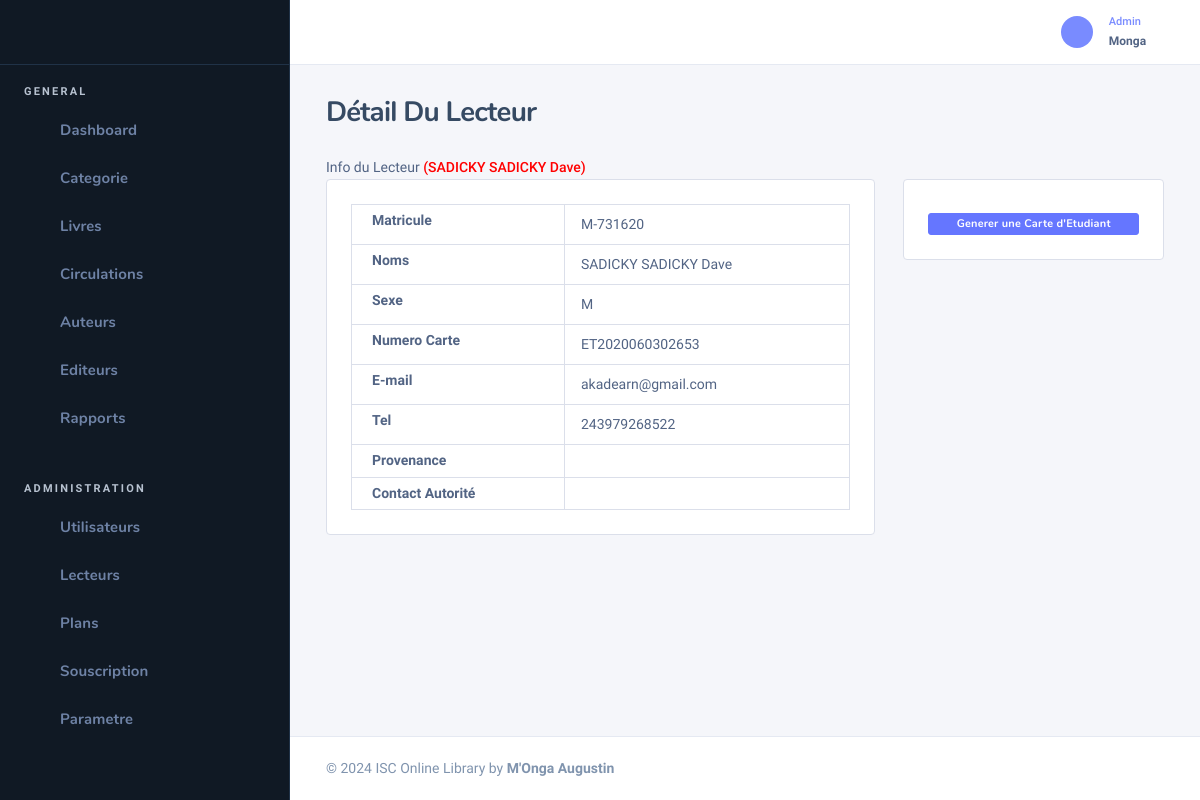
Screenshot of /index.php?p=detailL&id=1 (signed in) with the database file from the repository.
### tables this page shows
CREATE TABLE `tbl_members` (
  `id_member` int(11) NOT NULL,
  `nom` varchar(100) DEFAULT NULL,
  `postnom` varchar(100) DEFAULT NULL,
  `prenom` varchar(100) DEFAULT NULL,
  `sexe` enum('M','F') DEFAULT NULL,
  `card_number` varchar(100) DEFAULT NULL,
  `type` enum('I','E') DEFAULT NULL,
  `provenance` varchar(100) DEFAULT NULL,
  `contact_autorite` varchar(100) DEFAULT NULL,
  `matricule` varchar(100) DEFAULT NULL,
  `email` varchar(100) DEFAULT NULL,
  `adresse` varchar(100) DEFAULT NULL,
  `tel` varchar(50) NOT NULL,
  `code` varchar(150) NOT NULL,
  `verified_at` datetime DEFAULT NULL,
  `photo` varchar(150) NOT NULL,
  `statut` enum('0','1') NOT NULL,
  `classe_id` int(11) DEFAULT 0,
  `promotion` varchar(150) NOT NULL,
  `fonction` varchar(120) NOT NULL,
  `ville` varchar(150) NOT NULL
);

### Models/Admin/member.class.php (called while the page is built, shortened)
<?php
class Member
{
    public function getMemberId($id)
    {
        $db = getConnection();
        $statement = $db->prepare("SELECT * FROM tbl_members WHERE id_member = ?");
        $statement->execute([$id]);
        $tbP = $statement->fetchObject();
        return $tbP;
    }
}

### Vues/Admin/detailL.php (the view, shortened to what this page needs)
<div class="panel-heading">
  Info du Lecteur <strong style="color:red">(<?php echo  $data->nom.' '.$data->prenom.' '.$data->postnom; ?>)</strong>
</div>
<div class="row-fluid">
  <div class="row">
    <div class="col-md-8">
      <div class="card card-bordered card-preview">
        <div class="card-inner">
        <table class="table table-bordered">
                <tr>
                    <th>Matricule</th>
                    <td><?=$data->matricule?></td>
                </tr>
                <tr>
                    <th>Noms</th>
                    <td><?=$data->nom?> <?=$data->prenom?> <?=$data->postnom?></td>
                </tr>
                <tr>
                    <th>Sexe</th>
                    <td><?=$data->sexe?></td>
                </tr>
                <tr>
                    <th>Numero Carte</th>
                    <td><?=$data->card_number?></td>
                </tr>
                <tr>
                    <th>E-mail</th>
                    <td><?=$data->email?></td>
                </tr>
                <tr>
                    <th>Tel</th>
                    <td><?=$data->tel?></td>
                </tr>
                <tr>
                    <th>Provenance</th>
                    <td><?=$data->provenance?></td>
                </tr>
                <tr>
                    <th>Contact Autorité</th>
                    <td><?=$data->contact_autorite?></td>
                </tr>
            </table>
        </div>
      </div>
    </div>
    <div class="col-md-4">
      <div class="card card-bordered card-preview">
        <div class="card-inner">
                    <a class="btn btn-primary btn-xs btn-block" href="Public/script/generate.php?id=<?= $data->id_member  ?>">Generer une Carte d'Etudiant</a>
        </div>
      </div>
    </div>
  </div>
</div>

### rows the page displays
tbl_members: nom "SADICKY", prenom "SADICKY", postnom "Dave", matricule "M-731620", sexe "M", card_number "ET2020060302653", email "akadearn@gmail.com", tel "243979268522"

### other values shown
$_SESSION['noms'] "Monga"
